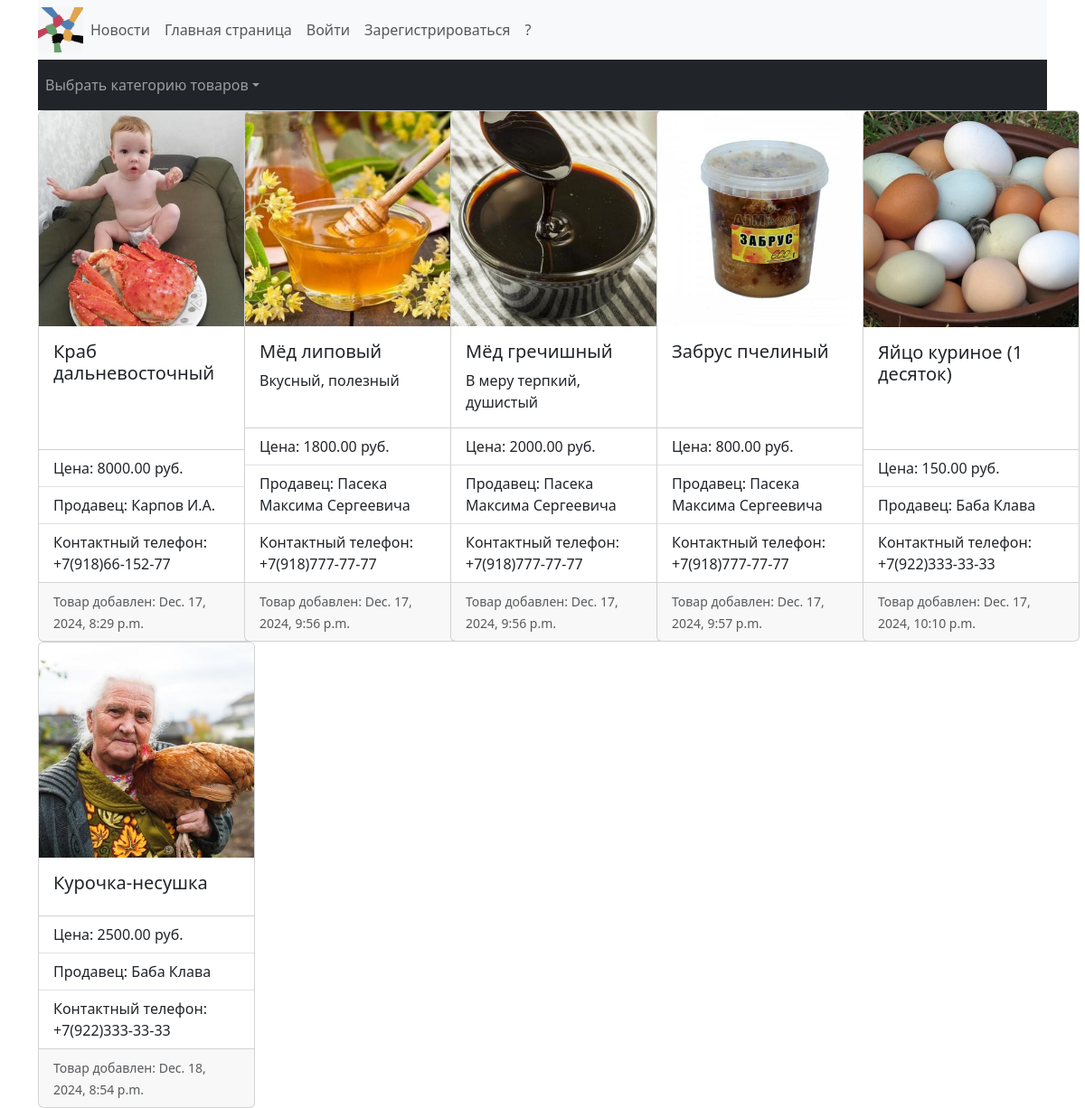
The app's page /JKH_site/trades/Food/ with its own data.
### JKH_site/models.py (models this page shows, shortened)
class Product(models.Model):
    user = models.ForeignKey(User, on_delete=models.CASCADE, related_name='products', )
    product_category = models.ForeignKey(Category, related_name='products', on_delete=models.CASCADE,
                                         verbose_name='Выберите категорию')
    product_name = models.CharField(max_length=200, blank=False, unique=False)
    product_image = models.ImageField(default='static/media/products/default_image.jpg',
                                      upload_to='static/media/products')
    product_info = models.TextField(blank=True)
    product_price = models.DecimalField(max_digits=20, decimal_places=2)
    date_of_offering = models.DateTimeField(auto_now_add=True)

class Profile(models.Model):
    user = models.OneToOneField(User, on_delete=models.CASCADE)
    company_name = models.CharField(max_length=100, blank=True)
    company_info = models.TextField(blank=True)
    photo = models.ImageField(default='static/media/photos/default_photo.jpg', upload_to='static/media/photos')
    address = models.TextField(blank=True)
    phone_number = models.CharField(max_length=25, blank=True)

### JKH_site/views.py (the view)
# urls.py: path('trades/', trades, name='trades'),
def trades(request, slug=None):
    category = None
    products = Product.objects.all()
    categories = Category.objects.all()
    if slug:
        category = get_object_or_404(Category, slug=slug)
        products = products.filter(product_category=category)
    context = {'category': category, 'categories': categories, 'products': products}
    return render(request, 'JKH_site/trades.html', context)

### JKH_site/models.py (called while the page is built)
    def __str__(self):
        return self.category_name

### JKH_site/templates/JKH_site/trades.html (shortened to what this page needs)
{% extends "JKH_site/base.html" %}
{% load static %}
{% block content %}
        <nav class="navbar navbar-expand-sm navbar-dark bg-dark">
            <div class="collapse navbar-collapse" id="navbarNav">
                <ul class="navbar-nav">
                    <li class="nav-item dropdown">
                        <a class="nav-link dropdown-toggle" data-bs-toggle="dropdown" href="#" role="button"
                           aria-expanded="false">Выбрать категорию товаров</a>
                    </li>
                </ul>
            </div>
        </nav>
<div class="row row-cols-1 row-cols-md-5">
    {% for i in products %}
        <div class="col">
            <div class="card h-100" style="width: 15rem;">
                <img src="{{ i.product_image.url }}" class="card-img-top" alt="Фото товара">
                    <div class="card-body">
                        <h5 class="card-title">{{i.product_name}}</h5>
                        <p class="card-text">{{i.product_info}}</p>
                    </div>
                    <ul class="list-group list-group-flush">
                        <li class="list-group-item">Цена: {{i.product_price}} руб.</li>
                        <li class="list-group-item">Продавец: {{i.user.profile.company_name}}</li>
                        <li class="list-group-item">Контактный телефон: {{i.user.profile.phone_number}}</li>
                    </ul>
                    <div class="card-footer">
                        <small class="text-body-secondary">Товар добавлен: {{i.date_of_offering}}</small>
                    </div>
            </div>
        </div>
    {% endfor %}
</div>
{% endblock content %}

### records on screen
Product: product_image (picture), product_name "Краб дальневосточный", product_price "8000.00", user.profile.company_name "Карпов И.А.", user.profile.phone_number "+7(918)66-152-77", date_of_offering "Dec. 17, 2024, 8:29 p.m."
Product: product_image (picture), product_name "Мёд липовый", product_info "Вкусный, полезный", product_price "1800.00", user.profile.company_name "Пасека Максима Сергеевича", user.profile.phone_number "+7(918)777-77-77", date_of_offering "Dec. 17, 2024, 9:56 p.m."
Product: product_image (picture), product_name "Мёд гречишный", product_info "В меру терпкий, душистый", product_price "2000.00", user.profile.company_name "Пасека Максима Сергеевича", user.profile.phone_number "+7(918)777-77-77", date_of_offering "Dec. 17, 2024, 9:56 p.m."
Product: product_image (picture), product_name "Забрус пчелиный", product_price "800.00", user.profile.company_name "Пасека Максима Сергеевича", user.profile.phone_number "+7(918)777-77-77", date_of_offering "Dec. 17, 2024, 9:57 p.m."
Product: product_image (picture), product_name "Яйцо куриное (1 десяток)", product_price "150.00", user.profile.company_name "Баба Клава", user.profile.phone_number "+7(922)333-33-33", date_of_offering "Dec. 17, 2024, 10:10 p.m."
Product: product_image (picture), product_name "Курочка-несушка", product_price "2500.00", user.profile.company_name "Баба Клава", user.profile.phone_number "+7(922)333-33-33", date_of_offering "Dec. 18, 2024, 8:54 p.m."
